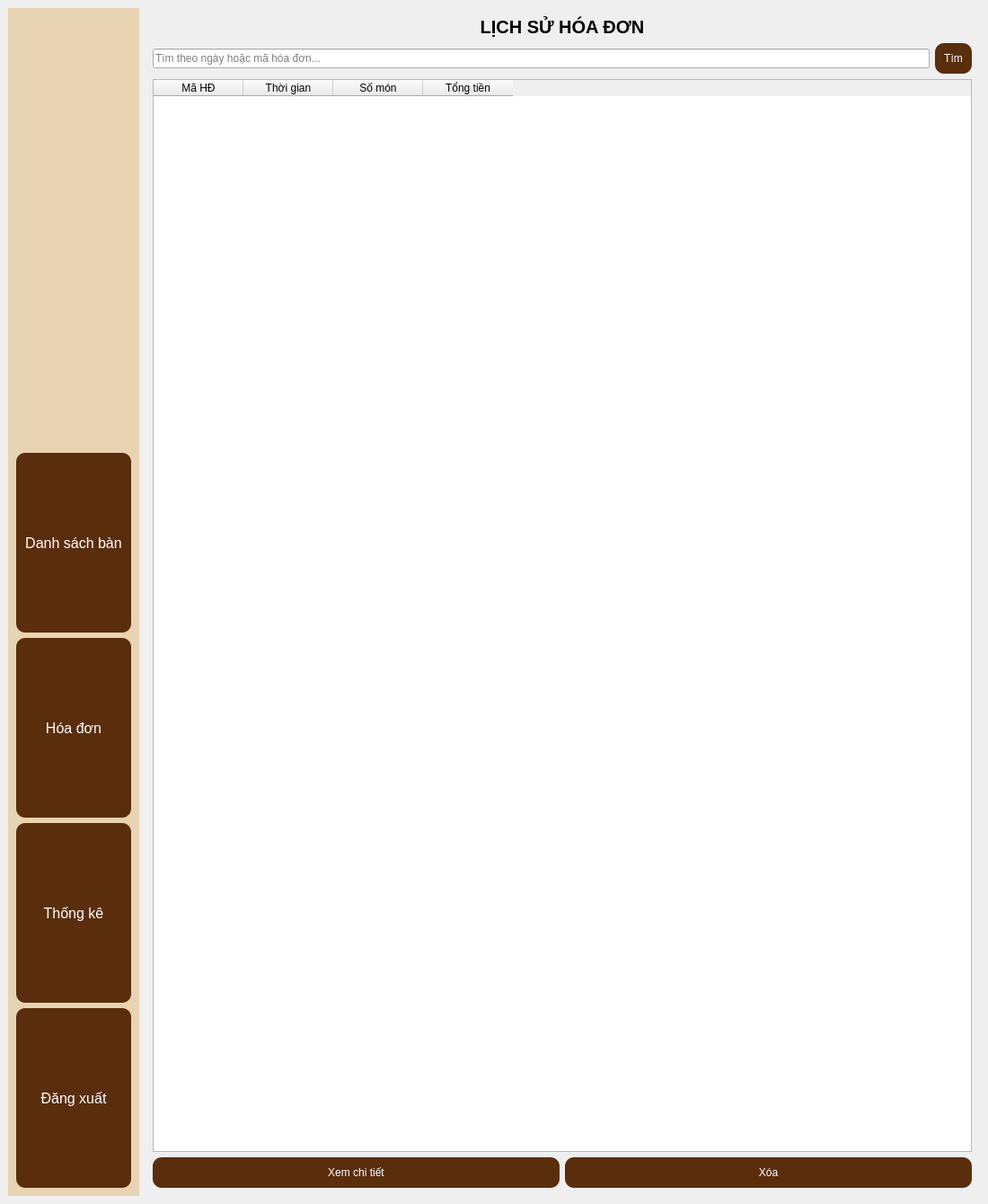
<?xml version="1.0" encoding="UTF-8"?>
<ui version="4.0">
 <class>MainWindow</class>
 <widget class="QMainWindow" name="MainWindow">
  <property name="geometry">
   <rect>
    <x>0</x>
    <y>0</y>
    <width>1100</width>
    <height>1340</height>
   </rect>
  </property>
  <property name="windowTitle">
   <string>Lịch sử hóa đơn</string>
  </property>
  <property name="styleSheet">
   <string notr="true">QPushButton {
    background-color: #5a2d0c;
    color: white;
    border-radius: 10px;
    padding: 10px;
}
QPushButton:hover {
    background-color: #7a3f14;
}
QFrame#sidebar {
    background-color: #e8d3b3;
}
QFrame#main_area {
    background-color: #f5e6cc;
}</string>
  </property>
  <widget class="QWidget" name="centralwidget">
   <layout class="QHBoxLayout">
    <item>
     <widget class="QFrame" name="sidebar">
      <layout class="QVBoxLayout" name="verticalLayout">
       <item>
        <widget class="QLabel" name="logo">
         <property name="text">
          <string/>
         </property>
         <property name="pixmap">
          <pixmap>D:/16edaf03-df12-4f77-90d0-a4496ceb8155.jpg</pixmap>
         </property>
         <property name="alignment">
          <set>Qt::AlignCenter</set>
         </property>
        </widget>
       </item>
       <item>
        <widget class="QPushButton" name="btn_ban">
         <property name="minimumSize">
          <size>
           <width>100</width>
           <height>200</height>
          </size>
         </property>
         <property name="font">
          <font>
           <pointsize>12</pointsize>
          </font>
         </property>
         <property name="text">
          <string>Danh sách bàn</string>
         </property>
        </widget>
       </item>
       <item>
        <widget class="QPushButton" name="btn_hd">
         <property name="minimumSize">
          <size>
           <width>100</width>
           <height>200</height>
          </size>
         </property>
         <property name="font">
          <font>
           <pointsize>12</pointsize>
          </font>
         </property>
         <property name="text">
          <string>Hóa đơn</string>
         </property>
        </widget>
       </item>
       <item>
        <widget class="QPushButton" name="btn_tk">
         <property name="minimumSize">
          <size>
           <width>100</width>
           <height>200</height>
          </size>
         </property>
         <property name="font">
          <font>
           <pointsize>12</pointsize>
          </font>
         </property>
         <property name="text">
          <string>Thống kê</string>
         </property>
        </widget>
       </item>
       <item>
        <widget class="QPushButton" name="btn_logout">
         <property name="minimumSize">
          <size>
           <width>100</width>
           <height>200</height>
          </size>
         </property>
         <property name="font">
          <font>
           <pointsize>12</pointsize>
          </font>
         </property>
         <property name="styleSheet">
          <string notr="true"/>
         </property>
         <property name="text">
          <string>Đăng xuất</string>
         </property>
        </widget>
       </item>
      </layout>
     </widget>
    </item>
    <item>
     <widget class="QFrame" name="frame">
      <layout class="QVBoxLayout">
       <item>
        <widget class="QLabel" name="label">
         <property name="styleSheet">
          <string>font-size:20px; font-weight:bold;</string>
         </property>
         <property name="text">
          <string>LỊCH SỬ HÓA ĐƠN</string>
         </property>
         <property name="alignment">
          <set>Qt::AlignCenter</set>
         </property>
        </widget>
       </item>
       <item>
        <layout class="QHBoxLayout">
         <item>
          <widget class="QLineEdit" name="search_input">
           <property name="placeholderText">
            <string>Tìm theo ngày hoặc mã hóa đơn...</string>
           </property>
          </widget>
         </item>
         <item>
          <widget class="QPushButton" name="btn_search">
           <property name="text">
            <string>Tìm</string>
           </property>
          </widget>
         </item>
        </layout>
       </item>
       <item>
        <widget class="QTableWidget" name="table_history">
         <column>
          <property name="text">
           <string>Mã HĐ</string>
          </property>
         </column>
         <column>
          <property name="text">
           <string>Thời gian</string>
          </property>
         </column>
         <column>
          <property name="text">
           <string>Số món</string>
          </property>
         </column>
         <column>
          <property name="text">
           <string>Tổng tiền</string>
          </property>
         </column>
        </widget>
       </item>
       <item>
        <layout class="QHBoxLayout">
         <item>
          <widget class="QPushButton" name="btn_view">
           <property name="text">
            <string>Xem chi tiết</string>
           </property>
          </widget>
         </item>
         <item>
          <widget class="QPushButton" name="btn_delete">
           <property name="text">
            <string>Xóa</string>
           </property>
          </widget>
         </item>
        </layout>
       </item>
      </layout>
     </widget>
    </item>
   </layout>
  </widget>
 </widget>
 <resources/>
 <connections/>
</ui>
